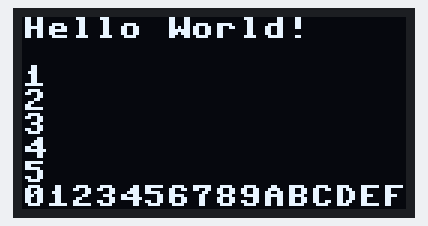
The program below on a simulated Raspberry Pi Pico running MicroPython. Shown: 128×64 one-colour display.

Above: at 0.1 s.

The program:

oled_ssd1306_t2.py
```python
#OLED连接至Pico W
from machine import SoftI2C, Pin
# 导进SSD1306驱动器控制模块
from ssd1306 import SSD1306_I2C
import time

if __name__ == '__main__':
    # 复位SoftI2C
    # OLED显示屏的scl联接到树莓派PICO的GPIO1, sda联接到GPIO0
    i2c = SoftI2C(scl=Pin(1), sda=Pin(0))
    # oled = SSD1306_I2C(width, height, i2c, addr)
    # width:显示屏宽
    # height: 显示屏高
    # i2c:已界定的I2C目标
    oled = SSD1306_I2C(128, 64, i2c) #OLED显示器复位：128*64屏幕分辨率,OLED的I2C详细地址是c03c
    # OLED表明的字符串数组，横坐标轴和纵轴
    while True:
        oled.text("Hello World!", 0, 0)
#         time.sleep(0.5)
        oled.text("1", 0, 16)
#         time.sleep(0.5)
        oled.text("2", 0, 24)
#         time.sleep(0.5)
        oled.text("3", 0, 32)
#         time.sleep(0.5)
        oled.text("4", 0, 40)
#         time.sleep(0.5)
        oled.text("5", 0, 48)
#         time.sleep(0.5)
        oled.text("0123456789ABCDEF", 0, 56)
#         time.sleep(0.5)

        # OLED表明
        oled.show()
#         time.sleep(1)
#         oled.clear()
```
